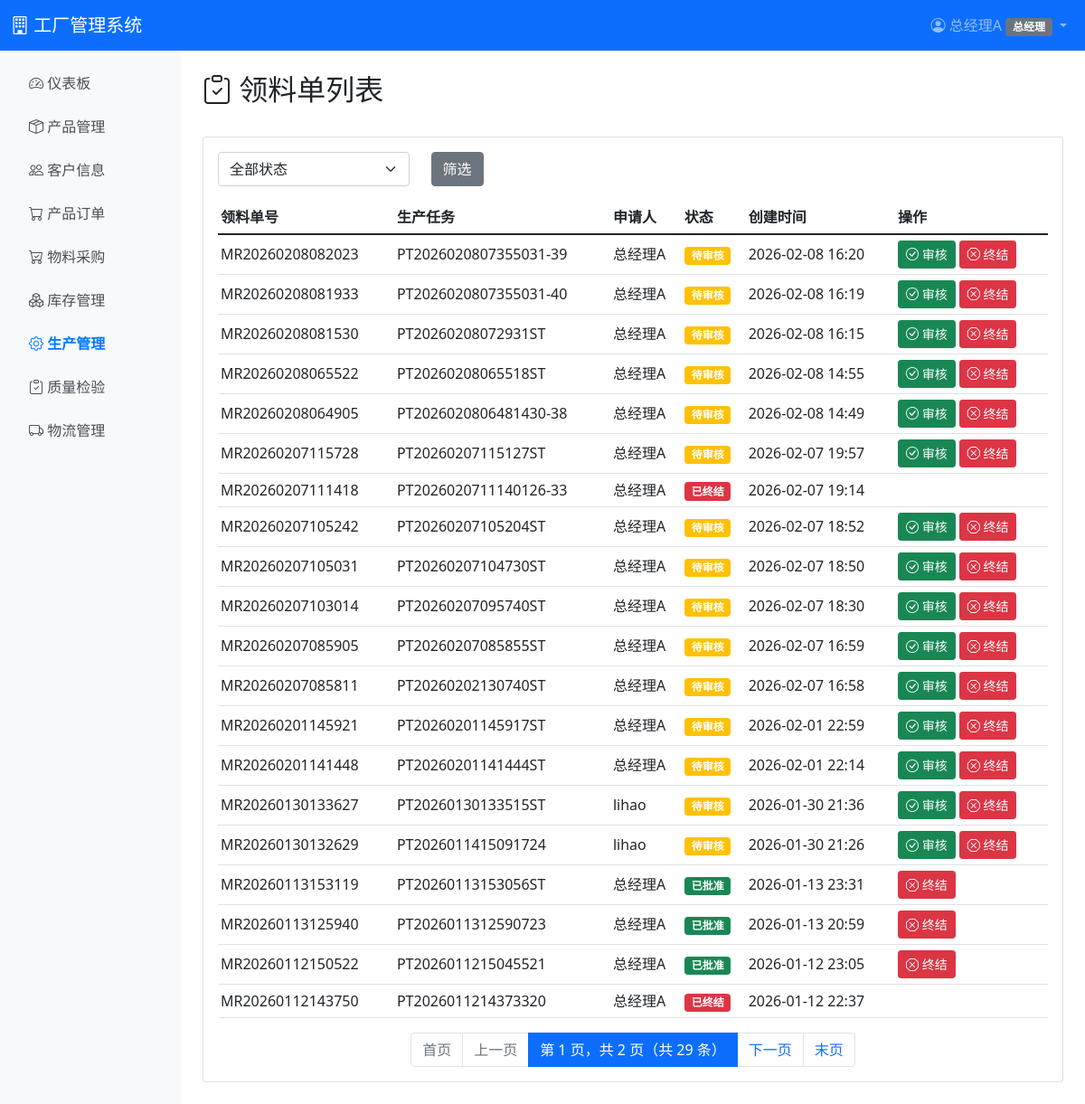
The app's page /production/requisitions/ (signed in), older data.
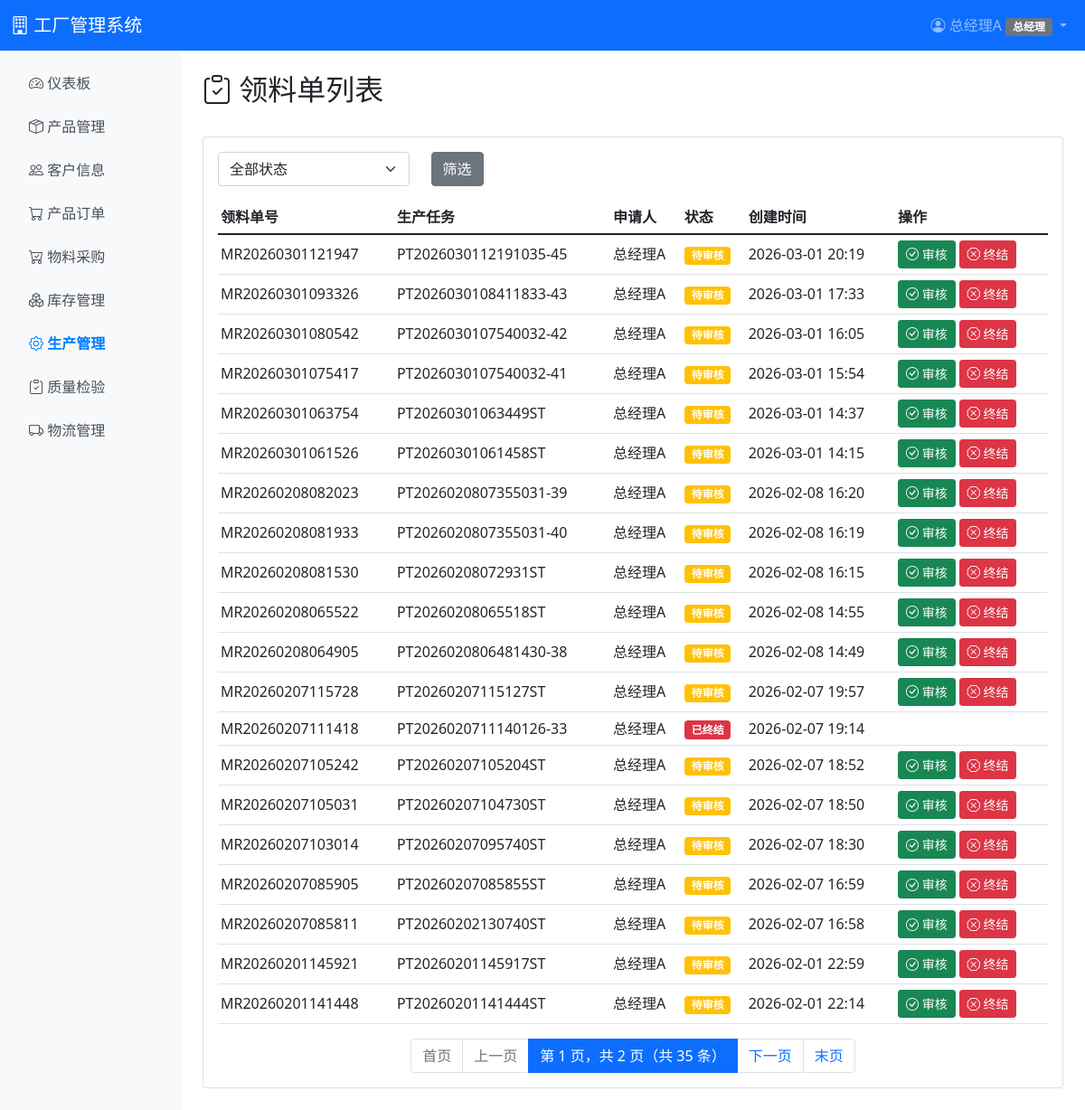
The same page, newer data.
### production/models.py (models this page shows, shortened)
class MaterialRequisition(models.Model):
    STATUS_CHOICES = [
        ('pending', '待审核'),
        ('approved', '已批准'),
        ('issued', '已发料'),
        ('cancelled', '已取消'),
        ('terminated', '已终结'),
    ]
    requisition_no = models.CharField(max_length=50, unique=True, verbose_name='领料单号')
    task = models.ForeignKey(ProductionTask, on_delete=models.CASCADE, related_name='material_requisitions', verbose_name='生产任务')
    status = models.CharField(max_length=20, choices=STATUS_CHOICES, default='pending', verbose_name='状态')
    requested_by = models.ForeignKey('auth.User', on_delete=models.PROTECT, related_name='requested_requisitions', verbose_name='申请人')
    approved_by = models.ForeignKey('auth.User', on_delete=models.SET_NULL, null=True, blank=True, related_name='approved_requisitions', verbose_name='审批人')
    approved_at = models.DateTimeField(null=True, blank=True, verbose_name='审批时间')
    issued_by = models.ForeignKey('auth.User', on_delete=models.SET_NULL, null=True, blank=True, related_name='issued_requisitions', verbose_name='发料人')
    issued_at = models.DateTimeField(null=True, blank=True, verbose_name='发料时间')
    terminated_by = models.ForeignKey('auth.User', on_delete=models.SET_NULL, null=True, blank=True, related_name='terminated_requisitions', verbose_name='终结人')
    terminated_at = models.DateTimeField(null=True, blank=True, verbose_name='终结时间')
    terminate_reason = models.TextField(blank=True, verbose_name='终结原因')
    created_at = models.DateTimeField(auto_now_add=True, verbose_name='创建时间')
    class Meta:
        verbose_name = '领料单'
        verbose_name_plural = '领料单'
        ordering = ['-created_at']

class ProductionTask(models.Model):
    STATUS_CHOICES = [
        ('pending', '待接收'),
        ('material_insufficient', '原料不足'),
        ('received', '已接收'),
        ('material_preparing', '备料中'),
        ('in_production', '生产中'),
        ('qc_checking', '质检中'),
        ('pending_inbound', '待入库'),  # 生产已完成、未质检，等待成品入库；入库足量后变为已完成
        ('completed', '已完成'),
        ('cancelled', '已取消'),
        ('terminated', '已终结'),
    ]
    PRODUCTION_TYPE_CHOICES = [
        ('order', '订单生产'),
        ('stock', '备货生产'),
    ]
    task_no = models.CharField(max_length=50, unique=True, verbose_name='任务单号')
    production_type = models.CharField(max_length=10, choices=PRODUCTION_TYPE_CHOICES, default='order', verbose_name='生产类型')
    order = models.ForeignKey(SalesOrder, on_delete=models.CASCADE, null=True, blank=True, related_name='production_tasks', verbose_name='关联订单')
    product = models.ForeignKey(Product, on_delete=models.PROTECT, verbose_name='产品')
    required_quantity = models.DecimalField(max_digits=10, decimal_places=2, validators=[MinValueValidator(0.01)], verbose_name='需求数量（基础单位）')
    completed_quantity = models.DecimalField(max_digits=10, decimal_places=2, default=0, verbose_name='完成数量（基础单位）')
    status = models.CharField(max_length=25, choices=STATUS_CHOICES, default='pending', verbose_name='状态')
    planned_completion_date = models.DateField(null=True, blank=True, verbose_name='计划完成日期')
    received_by = models.ForeignKey('auth.User', on_delete=models.SET_NULL, null=True, blank=True, related_name='received_tasks', verbose_name='接收人')
    received_at = models.DateTimeField(null=True, blank=True, verbose_name='接收时间')
    started_at = models.DateTimeField(null=True, blank=True, verbose_name='开始时间')
    completed_at = models.DateTimeField(null=True, blank=True, verbose_name='完成时间')
    terminated_by = models.ForeignKey('auth.User', on_delete=models.SET_NULL, null=True, blank=True, related_name='terminated_tasks', verbose_name='终结人')
    terminated_at = models.DateTimeField(null=True, blank=True, verbose_name='终结时间')
    terminate_reason = models.TextField(blank=True, verbose_name='终结原因')
    remark = models.TextField(blank=True, verbose_name='备注')
    created_at = models.DateTimeField(auto_now_add=True, verbose_name='创建时间')
    updated_at = models.DateTimeField(auto_now=True, verbose_name='更新时间')
    class Meta:
        verbose_name = '生产任务单'
        verbose_name_plural = '生产任务单'
        ordering = ['-created_at']

### production/views.py (the view)
# urls.py: path('requisitions/', views.requisition_list, name='requisition_list'),
@login_required
@role_required('warehouse', 'ceo')
def requisition_list(request):
    requisitions = MaterialRequisition.objects.select_related('task', 'requested_by').all()
    status_filter = request.GET.get('status', '')
    if status_filter:
        requisitions = requisitions.filter(status=status_filter)
    paginator = Paginator(requisitions, 20)
    page_number = request.GET.get('page')
    page_obj = paginator.get_page(page_number)
    extra_params = ''
    if status_filter:
        extra_params = f'status={status_filter}'
    context = {
        'requisitions': page_obj,
        'status_filter': status_filter,
        'extra_params': extra_params,
    }
    return render(request, 'production/requisition_list.html', context)

### templates/production/requisition_list.html (shortened to what this page needs)
{% extends 'base.html' %}
{% block content %}
<div class="d-flex justify-content-between align-items-center mb-4">
    <h2><i class="bi bi-clipboard-check"></i> 领料单列表</h2>
</div>
<div class="card">
    <div class="card-body">
        <form method="get" class="mb-3">
            <div class="row">
                <div class="col-md-3">
                    <select name="status" class="form-select">
                        <option value="">全部状态</option>
                    </select>
                </div>
                <div class="col-md-2">
                    <button type="submit" class="btn btn-secondary">筛选</button>
                </div>
            </div>
        </form>
        <div class="table-responsive">
            <table class="table table-hover table-sm">
                <thead>
                    <tr>
                        <th>领料单号</th>
                        <th>生产任务</th>
                        <th>申请人</th>
                        <th>状态</th>
                        <th>创建时间</th>
                        <th>操作</th>
                    </tr>
                </thead>
                <tbody>
                    {% for req in requisitions %}
                    <tr>
                        <td>{{ req.requisition_no }}</td>
                        <td>{{ req.task.task_no }}</td>
                        <td>{{ req.requested_by.username }}</td>
                        <td>
                            {% if req.status == 'pending' %}
                            <span class="badge bg-warning">待审核</span>
                            {% elif req.status == 'approved' %}
                            <span class="badge bg-success">已批准</span>
                            {% elif req.status == 'issued' %}
                            <span class="badge bg-info">已发料</span>
                            {% elif req.status == 'cancelled' %}
                            <span class="badge bg-dark">已取消</span>
                            {% elif req.status == 'terminated' %}
                            <span class="badge bg-danger">已终结</span>
                            {% endif %}
                        </td>
                        <td>{{ req.created_at|date:"Y-m-d H:i" }}</td>
                        <td>
                            {% if req.status == 'pending' %}
                            <a href="{% url 'production:requisition_approve' req.pk %}" class="btn btn-sm btn-success">
                                <i class="bi bi-check-circle"></i> 审核
                            </a>
                            {% endif %}
                            {% if req.status == 'pending' or req.status == 'approved' or req.status == 'issued' %}
                                {% if user.profile.role == 'ceo' %}
                                <a href="{% url 'production:requisition_terminate' req.pk %}" class="btn btn-sm btn-danger">
                                    <i class="bi bi-x-octagon"></i> 终结
                                </a>
                                {% endif %}
                            {% endif %}
                        </td>
                    </tr>
                    {% empty %}
                    <tr>
                        <td colspan="6" class="text-center text-muted">暂无领料单</td>
                    </tr>
                    {% endfor %}
                </tbody>
            </table>
        </div>
        {% include 'includes/pagination.html' with page_obj=requisitions extra_params=extra_params %}
    </div>
</div>
{% endblock %}

Row changes from the older to the newer data that the page shows:
no longer on this page (row unchanged): MaterialRequisition: requisition_no "MR20260130133627", task.task_no "PT20260130133515ST", requested_by.username "lihao", status "待审核", created_at "2026-01-30 21:36"
no longer on this page (row unchanged): MaterialRequisition: requisition_no "MR20260130132629", task.task_no "PT2026011415091724", requested_by.username "lihao", status "待审核", created_at "2026-01-30 21:26"
no longer on this page (row unchanged): MaterialRequisition: requisition_no "MR20260113153119", task.task_no "PT20260113153056ST", requested_by.username "总经理A", status "已批准", created_at "2026-01-13 23:31"
no longer on this page (row unchanged): MaterialRequisition: requisition_no "MR20260113125940", task.task_no "PT2026011312590723", requested_by.username "总经理A", status "已批准", created_at "2026-01-13 20:59"
no longer on this page (row unchanged): MaterialRequisition: requisition_no "MR20260112150522", task.task_no "PT2026011215045521", requested_by.username "总经理A", status "已批准", created_at "2026-01-12 23:05"
no longer on this page (row unchanged): MaterialRequisition: requisition_no "MR20260112143750", task.task_no "PT2026011214373320", requested_by.username "总经理A", status "已终结", created_at "2026-01-12 22:37"
added MaterialRequisition: requisition_no "MR20260301121947", task.task_no "PT2026030112191035-45", requested_by.username "总经理A", status "待审核", created_at "2026-03-01 20:19"
added MaterialRequisition: requisition_no "MR20260301093326", task.task_no "PT2026030108411833-43", requested_by.username "总经理A", status "待审核", created_at "2026-03-01 17:33"
added MaterialRequisition: requisition_no "MR20260301080542", task.task_no "PT2026030107540032-42", requested_by.username "总经理A", status "待审核", created_at "2026-03-01 16:05"
added MaterialRequisition: requisition_no "MR20260301075417", task.task_no "PT2026030107540032-41", requested_by.username "总经理A", status "待审核", created_at "2026-03-01 15:54"
added MaterialRequisition: requisition_no "MR20260301063754", task.task_no "PT20260301063449ST", requested_by.username "总经理A", status "待审核", created_at "2026-03-01 14:37"
added MaterialRequisition: requisition_no "MR20260301061526", task.task_no "PT20260301061458ST", requested_by.username "总经理A", status "待审核", created_at "2026-03-01 14:15"
Text that changed along with them:
{{ page_obj.paginator.count }}: "29" → "35"
